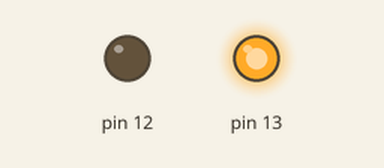
The sketch below on a simulated Arduino Uno, built with avr-gcc and run on an emulated ATmega328P. Parts: output pins drawn as LEDs (lit = HIGH).

Above: at 0.5 s.
At 3.0 s:
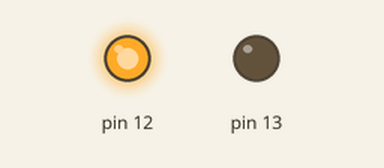
At 5.0 s:
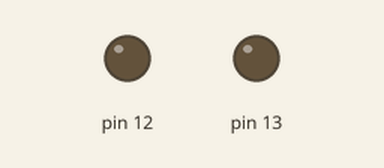
Timing chart, 0 to 7.8 s (numbered marks = the images above):
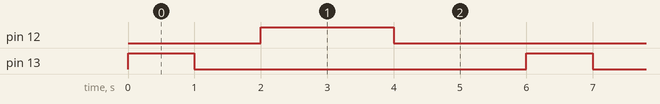

Measured:
- by itself, pin 12: alternates HIGH for 2.0 s and LOW for 4.0 s
- by itself, pin 13: alternates HIGH for 1.0 s and LOW for 5.0 s
- by itself, everything shown: repeats every 6.0 s, in 4 steps

The sketch:

sketch_jan21a.ino
```cpp
void setup() {
  // put your setup code here, to run once:
pinMode(13,OUTPUT);
pinMode(12,OUTPUT);
pinMode(11,INPUT);
}

void loop() {
  // put your main code here, to run repeatedly:
digitalWrite(13,HIGH);
delay(1000);
digitalWrite(13,LOW);
delay(1000);
digitalWrite(12,HIGH);
delay(2000);
digitalWrite(12,LOW);
delay(2000);
}
```
